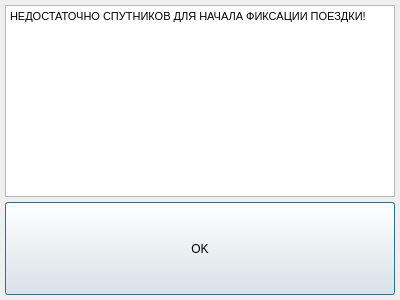
<?xml version="1.0" encoding="UTF-8"?>
<ui version="4.0">
 <class>Dialog</class>
 <widget class="QDialog" name="Dialog">
  <property name="geometry">
   <rect>
    <x>0</x>
    <y>0</y>
    <width>400</width>
    <height>300</height>
   </rect>
  </property>
  <property name="windowTitle">
   <string>Dialog</string>
  </property>
  <layout class="QVBoxLayout" name="verticalLayout" stretch="0,2">
   <property name="spacing">
    <number>5</number>
   </property>
   <property name="margin">
    <number>5</number>
   </property>
   <item>
    <widget class="QTextBrowser" name="textBrowser">
     <property name="html">
      <string>&lt;!DOCTYPE HTML PUBLIC &quot;-//W3C//DTD HTML 4.0//EN&quot; &quot;http://www.w3.org/TR/REC-html40/strict.dtd&quot;&gt;
&lt;html&gt;&lt;head&gt;&lt;meta name=&quot;qrichtext&quot; content=&quot;1&quot; /&gt;&lt;style type=&quot;text/css&quot;&gt;
p, li { white-space: pre-wrap; }
&lt;/style&gt;&lt;/head&gt;&lt;body style=&quot; font-family:'MS Shell Dlg 2'; font-size:8.25pt; font-weight:400; font-style:normal;&quot;&gt;
&lt;p style=&quot; margin-top:0px; margin-bottom:0px; margin-left:0px; margin-right:0px; -qt-block-indent:0; text-indent:0px;&quot;&gt;&lt;span style=&quot; font-size:8pt;&quot;&gt;НЕДОСТАТОЧНО СПУТНИКОВ ДЛЯ НАЧАЛА ФИКСАЦИИ ПОЕЗДКИ!&lt;/span&gt;&lt;/p&gt;&lt;/body&gt;&lt;/html&gt;</string>
     </property>
    </widget>
   </item>
   <item>
    <widget class="QPushButton" name="pushButton">
     <property name="sizePolicy">
      <sizepolicy hsizetype="Expanding" vsizetype="Expanding">
       <horstretch>0</horstretch>
       <verstretch>0</verstretch>
      </sizepolicy>
     </property>
     <property name="text">
      <string>OK</string>
     </property>
    </widget>
   </item>
  </layout>
 </widget>
 <resources/>
 <connections/>
</ui>
